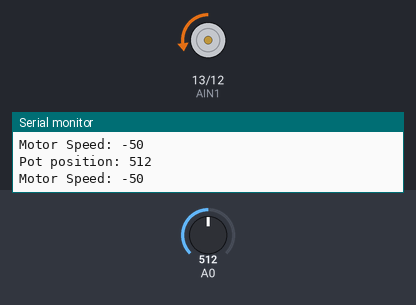
The sketch below on a simulated Arduino Uno, built with avr-gcc and run on an emulated ATmega328P. On the bench: motor-driver pin pairs drawn as motors (green arrow = first pin HIGH = forward, orange = second pin HIGH = backward, longer = more drive, scaled by the enable pin), the last lines printed to the serial monitor. Inputs (shaded band) come from the test bench; at power-on: A0 = 512.

Above: at 1.2 s.
1.3 s: A0 set to 398
4.3 s: A0 set to 362
At 5.1 s:
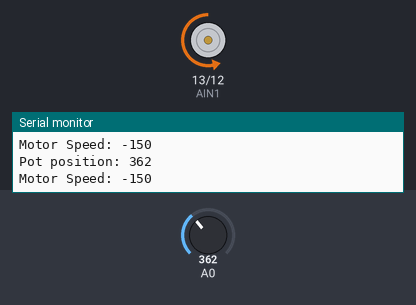
5.8 s: A0 set to 770
At 6.4 s:
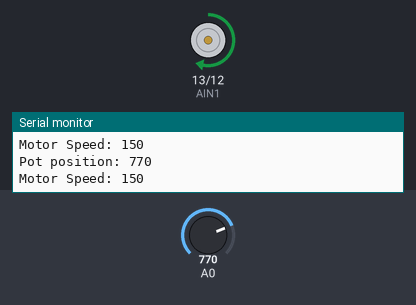
7.3 s: A0 set to 746
At 8.5 s:
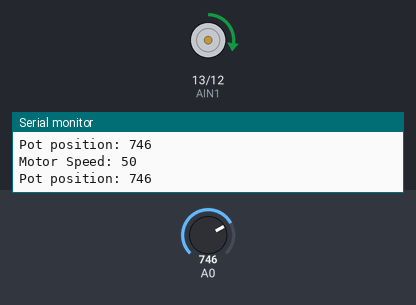
8.8 s: A0 set to 960
At 9.8 s:
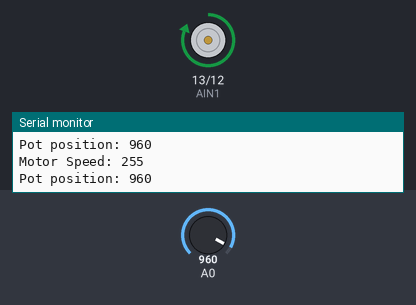
10.3 s: A0 set to 180
At 10.9 s:
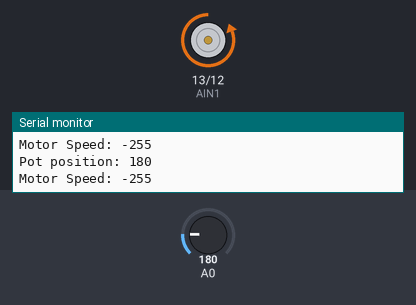
Timing chart, 0 to 12.8 s (numbered marks = the images above; inputs shaded):
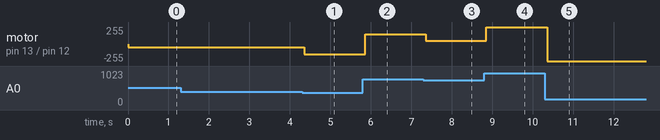

The sketch:

COMP444_5A_MotorBasics_potentiometer.ino
```cpp
const int AIN1 = 13;
const int AIN2 = 12;
const int PWMA = 11;

int buttonPin = 7;
int potPosition;

int motorSpeed = 0;

void setup() {
  pinMode(buttonPin, INPUT_PULLUP);

  pinMode(AIN1, OUTPUT);
  pinMode(AIN2, OUTPUT);
  pinMode(PWMA, OUTPUT);

  Serial.begin(9600);
}

void loop() {
  potPosition = analogRead(A0);  // 1023

  Serial.print("Motor Speed: ");
  Serial.println(motorSpeed);
  Serial.print("Pot position: ");
  Serial.println(potPosition);

  if (potPosition < 10) {
    motorSpeed = 0;
  } else if (potPosition >= 10 && potPosition < 190) {
    motorSpeed = -255;
  } else if (potPosition >= 190 && potPosition < 380) {
    motorSpeed = -150;
  } else if (potPosition >= 380 && potPosition < 570) {
    motorSpeed = -50;
  } else if (potPosition >= 570 && potPosition < 760) {
    motorSpeed = 50;
  } else if (potPosition >= 760 && potPosition < 950) {
    motorSpeed = 150;
  } else if (potPosition >= 950) {
    motorSpeed = 255;
  }
  spinMotor(motorSpeed);
}

// -----------------------------------------------------
void spinMotor(int motorSpeed) {
  if (motorSpeed > 0) {
    digitalWrite(AIN1, HIGH);
    digitalWrite(AIN2, LOW);
  } else if (motorSpeed < 0) {
    digitalWrite(AIN1, LOW);
    digitalWrite(AIN2, HIGH);
  } else {
    digitalWrite(AIN1, LOW);
    digitalWrite(AIN2, LOW);
  }
  analogWrite(PWMA, abs(motorSpeed));
}
```

Measured:
- the behaviour switches between 380 and 379 on A0 (found by bisection; images 0 and 1)
- the behaviour switches between 760 and 759 on A0 (found by bisection; images 2 and 3)
- after the input at 4.3 s, motor on pin 13 (AIN1) / pin 12 (AIN2): backward 50/255 → backward 150/255 after 0.06 s
- after the input at 5.8 s, motor on pin 13 (AIN1) / pin 12 (AIN2): backward 150/255 → forward 150/255 after 0.06 s
- after the input at 7.3 s, motor on pin 13 (AIN1) / pin 12 (AIN2): forward 150/255 → forward 50/255 after 0.06 s
- after the input at 8.8 s, motor on pin 13 (AIN1) / pin 12 (AIN2): forward 50/255 → forward 255/255 after 0.06 s
- after the input at 10.3 s, motor on pin 13 (AIN1) / pin 12 (AIN2): forward 255/255 → backward 255/255 after 0.06 s
